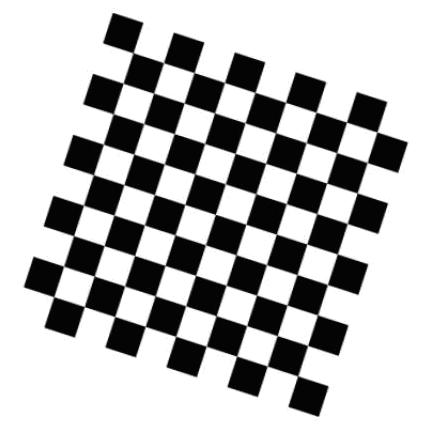
%> input picture 现代数字图像处理技术提高及应用案例详解(Matlab版)----源码/1.3 图像的边缘检测/qipan.JPG, 426 x 434 px
$ octave ex7.m   (GNU Octave 9; MATLAB toolbox functions it lacks are replaced by stand-ins)
%> lines starting %> are read from the running program, lines starting %| are printed output that depends on the picture
% 输入图像，并将其转化成灰度图像
I=imread('qipan.jpg');
%> I is the input picture: size 434x426x3 uint8; min 0, max 255, mean 184.8
I=rgb2gray(I);
%> I: size 434x426 uint8
% 构造卷积核
F=[-1 0 0 -1 -1
     1 1 1 0 0];
% 进行卷积运算
A=conv2(double(I),double(F));
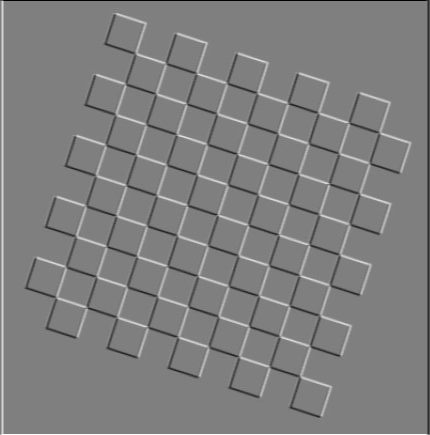
%> A: size 435x430 double; min -765, max 765, mean 0; drawn with min black and max white
% 转换成8位无符号整型并显示
A=uint8(A);
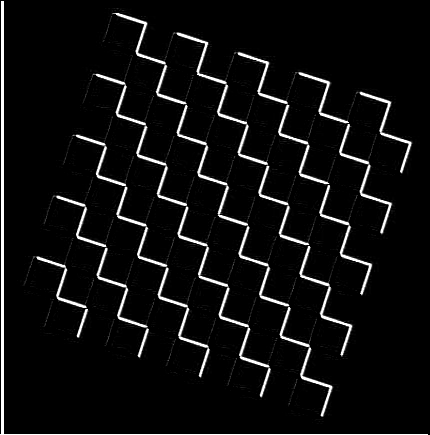
%> A: size 435x430 uint8; min 0, max 255, mean 14.8
imshow(A)
